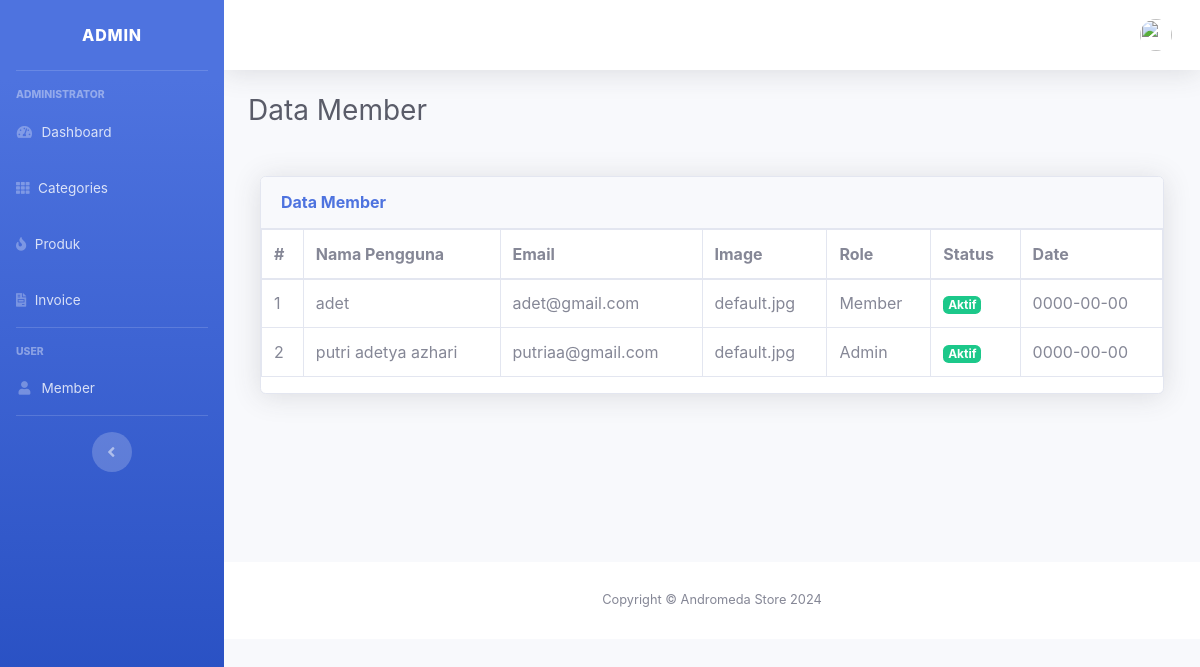
Before: /index.php/member with the older database file.
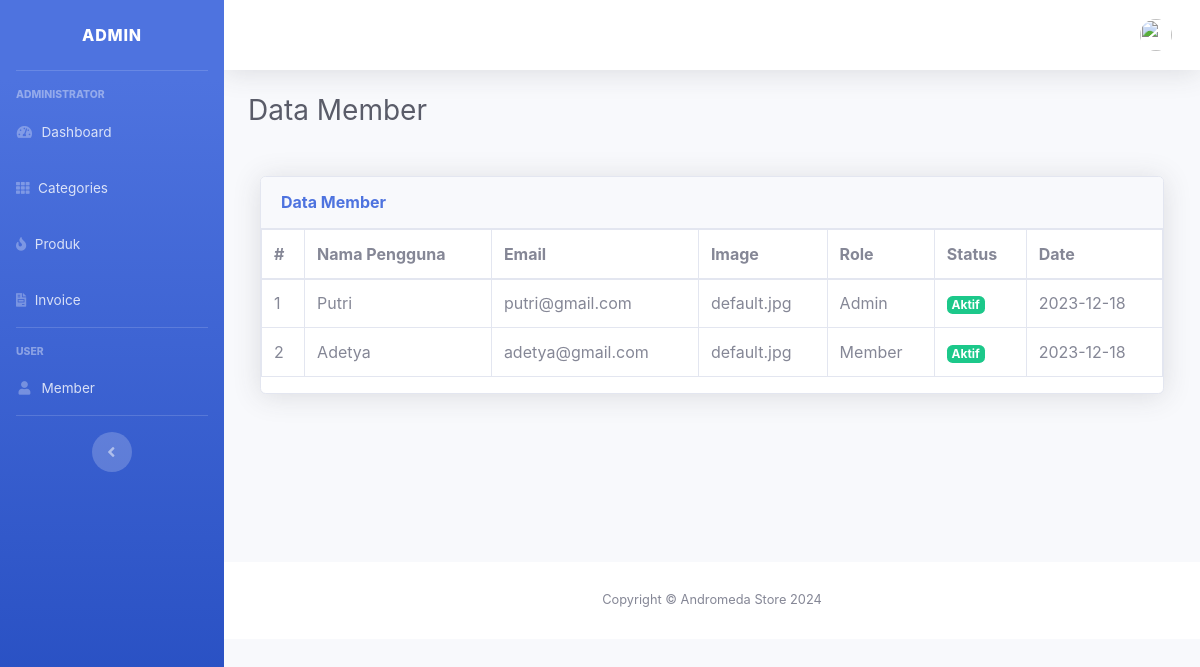
After: the same page with the newer database file.
### tables this page shows
CREATE TABLE `user` (
  `id` int(11) NOT NULL,
  `name` varchar(128) NOT NULL,
  `email` varchar(128) NOT NULL,
  `image` varchar(128) NOT NULL,
  `password` varchar(256) NOT NULL,
  `role_id` int(11) NOT NULL,
  `active` int(11) NOT NULL,
  `date_created` date NOT NULL
);

### application/controllers/Member.php (called while the page is built, shortened)
<?php
class Member extends CI_Controller
{
	function __construct()
	{
		$this->load->model('Mcrud');
	}
	public function index()
	{
		$data['title'] = 'Data Member';
		$datakat['user'] = $this->db->get_where('user', ['email' =>
		$this->session->userdata('email')])->row_array();
		$data['user'] = $this->Mcrud->get_all_data('user')->result();
		$this->load->view('templates/admin_header', $data);
		$this->load->view('templates/admin_nav', $datakat);
		$this->load->view('pages/admin/member', $data);
		$this->load->view('templates/admin_footer');
	}
}

### index.php (called while the page is built, shortened)
<?php
require_once BASEPATH.'core/CodeIgniter.php';

### application/models/Mcrud.php (called while the page is built, shortened)
<?php
class Mcrud extends CI_Model
{
	public function get_all_data($tabel)
	{
		$q = $this->db->get($tabel);
		return $q;
	}
}

### application/views/pages/admin/member.php (the view, shortened to what this page needs)
<div class="container-fluid">
	<div class="d-sm-flex align-items-center justify-content-between mb-4">
		<h1 class="h3 mb-4 text-gray-800"><?= $title ?></h1>
	</div>
	<div class="col-12">
		<div class="card shadow mb-4">
			<div class="card-header py-3 d-flex flex-row align-items-center justify-content-between">
				<h6 class="m-0 font-weight-bold text-primary">Data Member</h6>
			</div>
			<div class="table-responsive">
                <table class="table table-bordered">
				<thead>
					<tr>
						<th scope="col">#</th>
						<th scope="col">Nama Pengguna</th>
						<th scope="col">Email</th>
						<th scope="col">Image</th>
						<th scope="col">Role</th>
						<th scope="col">Status</th>
						<th scope="col">Date</th>
					</tr>
				</thead>
				<tbody>
						<?php
						$no = 1;
						foreach ($user as $item) { ?>
					<tr>
						<td><?php echo $no++; ?></td>
						<td><?php echo $item->name; ?></td>
						<td><?php echo $item->email; ?></td>
						<td><?php echo $item->image; ?></td>
						<td>
							<?php
							if ($item->role_id == 2) {
							?>Member<?php
								} else {
									?>Admin<?php
										}
											?>
						</td>
						<td>
							<?php
							if ($item->active == 1) {
							?>
								<a href="<?php echo site_url('member/aktif/' . $item->id); ?>" class="badge badge-success">Aktif</a>
							<?php
							} else {
							?>
								<a href="<?php echo site_url('member/non_aktif/' . $item->id); ?>" class="badge badge-danger">Non Aktif</a>
							<?php
							}
							?>
						</td>
						<td><?php echo $item->date_created; ?></td>
					</tr>
				<?php } ?>
				</tbody>
			</table>
		</div>
		</div>
	</div>
</div>
<br><br>
<br>
<br>
<br>
<br>

Changed rows visible on the page:
removed user: name "adet", email "adet@gmail.com", image "default.jpg", role_id "Member", date_created "0000-00-00"
removed user: name "putri adetya azhari", email "putriaa@gmail.com", image "default.jpg", role_id "Admin", date_created "0000-00-00"
added user: name "Putri", email "putri@gmail.com", image "default.jpg", role_id "Admin", date_created "2023-12-18"
added user: name "Adetya", email "adetya@gmail.com", image "default.jpg", role_id "Member", date_created "2023-12-18"
